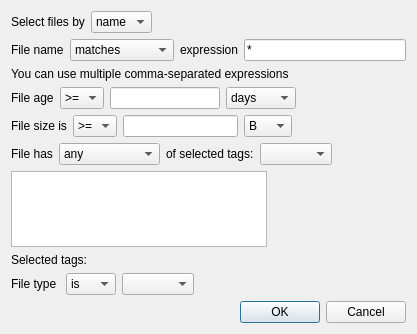
<?xml version="1.0" encoding="UTF-8"?>
<ui version="4.0">
 <class>Condition</class>
 <widget class="QDialog" name="Condition">
  <property name="windowModality">
   <enum>Qt::ApplicationModal</enum>
  </property>
  <property name="geometry">
   <rect>
    <x>0</x>
    <y>0</y>
    <width>417</width>
    <height>334</height>
   </rect>
  </property>
  <property name="sizePolicy">
   <sizepolicy hsizetype="Maximum" vsizetype="Maximum">
    <horstretch>0</horstretch>
    <verstretch>0</verstretch>
   </sizepolicy>
  </property>
  <property name="windowTitle">
   <string>Condition</string>
  </property>
  <property name="windowIcon">
   <iconset resource="DeClutter.qrc">
    <normaloff>:/images/DeClutter.ico</normaloff>:/images/DeClutter.ico</iconset>
  </property>
  <layout class="QHBoxLayout" name="horizontalLayout">
   <item>
    <layout class="QVBoxLayout" name="verticalLayout" stretch="0,0,0,0,0,0,0,0,0,0,2">
     <item>
      <layout class="QHBoxLayout" name="horizontalLayout_4" stretch="0,0,0">
       <property name="sizeConstraint">
        <enum>QLayout::SetDefaultConstraint</enum>
       </property>
       <item>
        <widget class="QLabel" name="label">
         <property name="sizePolicy">
          <sizepolicy hsizetype="Minimum" vsizetype="Preferred">
           <horstretch>0</horstretch>
           <verstretch>0</verstretch>
          </sizepolicy>
         </property>
         <property name="text">
          <string>Select files by</string>
         </property>
        </widget>
       </item>
       <item>
        <widget class="QComboBox" name="conditionCombo">
         <property name="sizePolicy">
          <sizepolicy hsizetype="Fixed" vsizetype="Fixed">
           <horstretch>0</horstretch>
           <verstretch>0</verstretch>
          </sizepolicy>
         </property>
         <item>
          <property name="text">
           <string>name</string>
          </property>
         </item>
         <item>
          <property name="text">
           <string>date</string>
          </property>
         </item>
         <item>
          <property name="text">
           <string>size</string>
          </property>
         </item>
         <item>
          <property name="text">
           <string>tags</string>
          </property>
         </item>
         <item>
          <property name="text">
           <string>type</string>
          </property>
         </item>
        </widget>
       </item>
       <item>
        <spacer name="horizontalSpacer">
         <property name="orientation">
          <enum>Qt::Horizontal</enum>
         </property>
         <property name="sizeHint" stdset="0">
          <size>
           <width>40</width>
           <height>20</height>
          </size>
         </property>
        </spacer>
       </item>
      </layout>
     </item>
     <item>
      <layout class="QHBoxLayout" name="horizontalLayout_3">
       <item>
        <widget class="QLabel" name="nameLabel">
         <property name="text">
          <string>File name</string>
         </property>
        </widget>
       </item>
       <item>
        <widget class="QComboBox" name="nameCombo">
         <item>
          <property name="text">
           <string>matches</string>
          </property>
         </item>
         <item>
          <property name="text">
           <string>doesn't match</string>
          </property>
         </item>
        </widget>
       </item>
       <item>
        <widget class="QLabel" name="expressionLabel">
         <property name="text">
          <string>expression</string>
         </property>
        </widget>
       </item>
       <item>
        <widget class="QLineEdit" name="filemask">
         <property name="text">
          <string>*</string>
         </property>
        </widget>
       </item>
      </layout>
     </item>
     <item>
      <widget class="QLabel" name="filenameHint">
       <property name="text">
        <string>You can use multiple comma-separated expressions</string>
       </property>
      </widget>
     </item>
     <item>
      <layout class="QHBoxLayout" name="ageLayout">
       <item>
        <widget class="QLabel" name="ageLabel">
         <property name="text">
          <string>File age</string>
         </property>
        </widget>
       </item>
       <item>
        <widget class="QComboBox" name="ageCombo">
         <item>
          <property name="text">
           <string>&gt;=</string>
          </property>
         </item>
         <item>
          <property name="text">
           <string>&lt;</string>
          </property>
         </item>
        </widget>
       </item>
       <item>
        <widget class="QLineEdit" name="age"/>
       </item>
       <item>
        <widget class="QComboBox" name="ageUnitsCombo">
         <item>
          <property name="text">
           <string>days</string>
          </property>
         </item>
         <item>
          <property name="text">
           <string>weeks</string>
          </property>
         </item>
         <item>
          <property name="text">
           <string>months</string>
          </property>
         </item>
         <item>
          <property name="text">
           <string>years</string>
          </property>
         </item>
        </widget>
       </item>
       <item>
        <spacer name="ageSpacer">
         <property name="orientation">
          <enum>Qt::Horizontal</enum>
         </property>
         <property name="sizeHint" stdset="0">
          <size>
           <width>40</width>
           <height>0</height>
          </size>
         </property>
        </spacer>
       </item>
      </layout>
     </item>
     <item>
      <layout class="QHBoxLayout" name="sizeLayout">
       <item>
        <widget class="QLabel" name="sizeLabel">
         <property name="text">
          <string>File size is</string>
         </property>
        </widget>
       </item>
       <item>
        <widget class="QComboBox" name="sizeCombo">
         <item>
          <property name="text">
           <string>&gt;=</string>
          </property>
         </item>
         <item>
          <property name="text">
           <string>&lt;</string>
          </property>
         </item>
        </widget>
       </item>
       <item>
        <widget class="QLineEdit" name="size"/>
       </item>
       <item>
        <widget class="QComboBox" name="sizeUnitsCombo">
         <item>
          <property name="text">
           <string>B</string>
          </property>
         </item>
         <item>
          <property name="text">
           <string>KB</string>
          </property>
         </item>
         <item>
          <property name="text">
           <string>MB</string>
          </property>
         </item>
         <item>
          <property name="text">
           <string>GB</string>
          </property>
         </item>
         <item>
          <property name="text">
           <string>TB</string>
          </property>
         </item>
        </widget>
       </item>
       <item>
        <spacer name="horizontalSpacer_2">
         <property name="orientation">
          <enum>Qt::Horizontal</enum>
         </property>
         <property name="sizeHint" stdset="0">
          <size>
           <width>40</width>
           <height>0</height>
          </size>
         </property>
        </spacer>
       </item>
      </layout>
     </item>
     <item>
      <layout class="QHBoxLayout" name="horizontalLayout_7">
       <item>
        <widget class="QLabel" name="tagLabel">
         <property name="text">
          <string>File has</string>
         </property>
        </widget>
       </item>
       <item>
        <widget class="QComboBox" name="tagsCombo">
         <item>
          <property name="text">
           <string>any</string>
          </property>
         </item>
         <item>
          <property name="text">
           <string>all</string>
          </property>
         </item>
         <item>
          <property name="text">
           <string>none</string>
          </property>
         </item>
         <item>
          <property name="text">
           <string>no tags</string>
          </property>
         </item>
         <item>
          <property name="text">
           <string>any tags</string>
          </property>
         </item>
         <item>
          <property name="text">
           <string>tags in group</string>
          </property>
         </item>
        </widget>
       </item>
       <item>
        <widget class="QLabel" name="tagLabel2">
         <property name="text">
          <string>of selected tags:</string>
         </property>
        </widget>
       </item>
       <item>
        <widget class="QComboBox" name="tagGroupsCombo"/>
       </item>
       <item>
        <spacer name="horizontalSpacer_3">
         <property name="orientation">
          <enum>Qt::Horizontal</enum>
         </property>
         <property name="sizeHint" stdset="0">
          <size>
           <width>40</width>
           <height>0</height>
          </size>
         </property>
        </spacer>
       </item>
      </layout>
     </item>
     <item>
      <layout class="QHBoxLayout" name="horizontalLayout_8">
       <item>
        <widget class="TagTree" name="tagsView">
         <property name="styleSheet">
          <string notr="true"/>
         </property>
        </widget>
       </item>
       <item>
        <spacer name="horizontalSpacer_4">
         <property name="orientation">
          <enum>Qt::Horizontal</enum>
         </property>
         <property name="sizeHint" stdset="0">
          <size>
           <width>40</width>
           <height>0</height>
          </size>
         </property>
        </spacer>
       </item>
      </layout>
     </item>
     <item>
      <widget class="QLabel" name="selectedTagsLabel">
       <property name="text">
        <string>Selected tags:</string>
       </property>
      </widget>
     </item>
     <item>
      <layout class="QHBoxLayout" name="horizontalLayout_2">
       <item>
        <widget class="QLabel" name="typeLabel">
         <property name="text">
          <string>File type </string>
         </property>
        </widget>
       </item>
       <item>
        <widget class="QComboBox" name="typeSwitchCombo">
         <property name="maximumSize">
          <size>
           <width>50</width>
           <height>16777215</height>
          </size>
         </property>
         <property name="baseSize">
          <size>
           <width>0</width>
           <height>0</height>
          </size>
         </property>
         <item>
          <property name="text">
           <string>is</string>
          </property>
         </item>
         <item>
          <property name="text">
           <string>is not</string>
          </property>
         </item>
        </widget>
       </item>
       <item>
        <widget class="QComboBox" name="typeCombo"/>
       </item>
       <item>
        <spacer name="horizontalSpacer_5">
         <property name="orientation">
          <enum>Qt::Horizontal</enum>
         </property>
         <property name="sizeHint" stdset="0">
          <size>
           <width>40</width>
           <height>20</height>
          </size>
         </property>
        </spacer>
       </item>
      </layout>
     </item>
     <item>
      <spacer name="verticalSpacer_2">
       <property name="orientation">
        <enum>Qt::Vertical</enum>
       </property>
       <property name="sizeHint" stdset="0">
        <size>
         <width>20</width>
         <height>40</height>
        </size>
       </property>
      </spacer>
     </item>
     <item>
      <widget class="QDialogButtonBox" name="buttonBox">
       <property name="orientation">
        <enum>Qt::Horizontal</enum>
       </property>
       <property name="standardButtons">
        <set>QDialogButtonBox::Cancel|QDialogButtonBox::Ok</set>
       </property>
      </widget>
     </item>
    </layout>
   </item>
  </layout>
 </widget>
 <customwidgets>
  <customwidget>
   <class>TagTree</class>
   <extends>QTreeView</extends>
   <header location="global">tag_tree</header>
  </customwidget>
 </customwidgets>
 <resources>
  <include location="DeClutter.qrc"/>
 </resources>
 <connections>
  <connection>
   <sender>buttonBox</sender>
   <signal>accepted()</signal>
   <receiver>Condition</receiver>
   <slot>accept()</slot>
   <hints>
    <hint type="sourcelabel">
     <x>248</x>
     <y>254</y>
    </hint>
    <hint type="destinationlabel">
     <x>157</x>
     <y>274</y>
    </hint>
   </hints>
  </connection>
  <connection>
   <sender>buttonBox</sender>
   <signal>rejected()</signal>
   <receiver>Condition</receiver>
   <slot>reject()</slot>
   <hints>
    <hint type="sourcelabel">
     <x>316</x>
     <y>260</y>
    </hint>
    <hint type="destinationlabel">
     <x>286</x>
     <y>274</y>
    </hint>
   </hints>
  </connection>
 </connections>
</ui>
